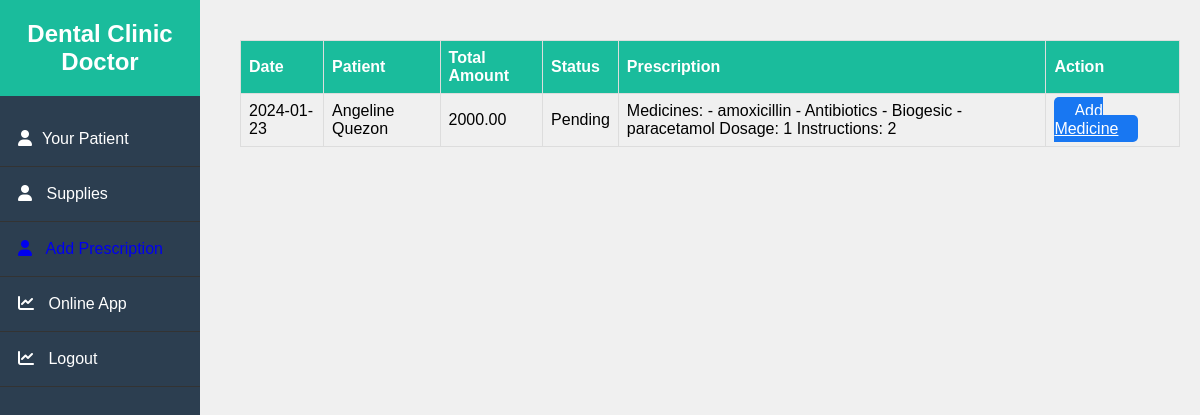
The page /addprescription.php on the database its author committed.
### tables this page shows
CREATE TABLE `invoices` (
  `id` int(11) NOT NULL,
  `fullname` varchar(255) DEFAULT NULL,
  `date` date DEFAULT NULL,
  `due_date` date DEFAULT NULL,
  `total_amount` decimal(10,2) DEFAULT NULL,
  `status` varchar(50) DEFAULT NULL,
  `prescription` varchar(255) DEFAULT NULL,
  `patient_id` int(11) DEFAULT NULL,
  `service` varchar(255) DEFAULT NULL
);

CREATE TABLE `patients` (
  `id` int(11) NOT NULL,
  `fullname` varchar(255) NOT NULL,
  `email` varchar(255) NOT NULL,
  `contact` varchar(50) NOT NULL,
  `services` varchar(255) NOT NULL,
  `doctor` varchar(255) NOT NULL,
  `datetime` datetime NOT NULL
);

### addprescription.php (the view, shortened to what this page needs)
<!DOCTYPE html>
<html lang="en">
<head>
    <link rel="stylesheet" href="https://cdnjs.cloudflare.com/ajax/libs/font-awesome/6.0.0/css/all.min.css">
</head>
<body>
<?php
    include('sad/db.php');
?>
<div class="sidebar">
    <h2>Dental Clinic Doctor</h2>
    <ul>
        <li><a href="docpatient.php" style="color: white; text-decoration: none;"><i class="fa fa-user"></i>Your Patient</a></li>
        <li><a href="Supplies.php" style="color: white; text-decoration: none;"><i class="fa fa-user"></i> Supplies</a></li>
        <li><a href="addprescription.php" style="color: 16a085; text-decoration: none;"><i class="fa fa-user"></i> Add Prescription</a></li>
        <li><a href="doconlineapp.php" style="color: white; text-decoration: none; white-space: nowrap;"><i class="fa fa-chart-line"></i> Online App</a></li>
        <li><a href="logout.php" style="color: white; text-decoration: none; white-space: nowrap;"><i class="fa fa-chart-line"></i> Logout</a></li>
    </ul>
</div>
<div class="content">
    <table>
        <thead>
        <tr>
            <th>Date</th>
            <th>Patient</th>
            <th>Total Amount</th>
            <th>Status</th>
            <th>Prescription</th>
            <th>Action</th>
        </tr>
        </thead>
        <tbody>
        <?php
        $sql = "SELECT i.`date`, p.`fullname`, i.`total_amount`, i.`prescription`, i.`status`, i.`patient_id`
                FROM `invoices` AS i
                JOIN `patients` AS p ON i.`patient_id` = p.`id`
                WHERE i.`status` = 'pending'";
        $result = $conn->query($sql);
        if ($result !== false && $result->num_rows > 0) {
            while ($row = $result->fetch_assoc()) {
                echo "<tr>";
                echo "<td>" . $row['date'] . "</td>";
                echo "<td>" . $row['fullname'] . "</td>";
                echo "<td>" . $row['total_amount'] . "</td>";
                echo "<td>" . $row['status'] . "</td>";
                echo "<td>" . $row['prescription'] . "</td>";
                echo "<td>";
                echo "<a href='javascript:void(0);' onclick='showPrescriptionForm(" . $row['patient_id'] . ")' class='add-medicine-button'>Add Medicine</a>";
                echo "</td>";
                echo "</tr>";
        ?>
        <?php
            }
        } else {
            echo "<tr><td colspan='5'>No completed invoices found.</td></tr>";
        }
        ?>
        </tbody>
    </table>
</div>
</body>
</html>

### addprescription.php (style rules this page uses)
body { font-family: 'Arial', sans-serif; margin: 0; padding: 0; background: #f0f0f0; }
.sidebar { background-color: #2c3e50; color: white; width: 200px; height: 100vh; position: fixed; overflow: auto; }
.sidebar h2 { padding: 20px; margin: 0; background: #1abc9c; text-align: center; }
.sidebar ul { list-style-type: none; padding: 0; }
.sidebar ul li { padding: 18px; border-bottom: 1px solid #333; }
.sidebar ul li i { margin-right: 10px; }
.content { margin-left: 220px; padding: 20px; }
table { width: 100%; border-collapse: collapse; margin-top: 20px; }
th, td { border: 1px solid #ddd; padding: 8px; text-align: left; }
th { background-color: #1abc9c; color: white; }
.add-medicine-button { background-color: #1877F2; color: white; padding:5px 20px; border: none; border-radius: 5px; cursor: pointer; transition: background-color 0.3s ease-in-out; }

### rows shown on the page
invoices: date "2024-01-23", patient.fullname "Angeline Quezon", total_amount "2000.00", status "Pending", prescription "Medicines: - amoxicillin - Antibiotics - Biogesic - paracetamol Dosage: 1 Instructions: 2"
